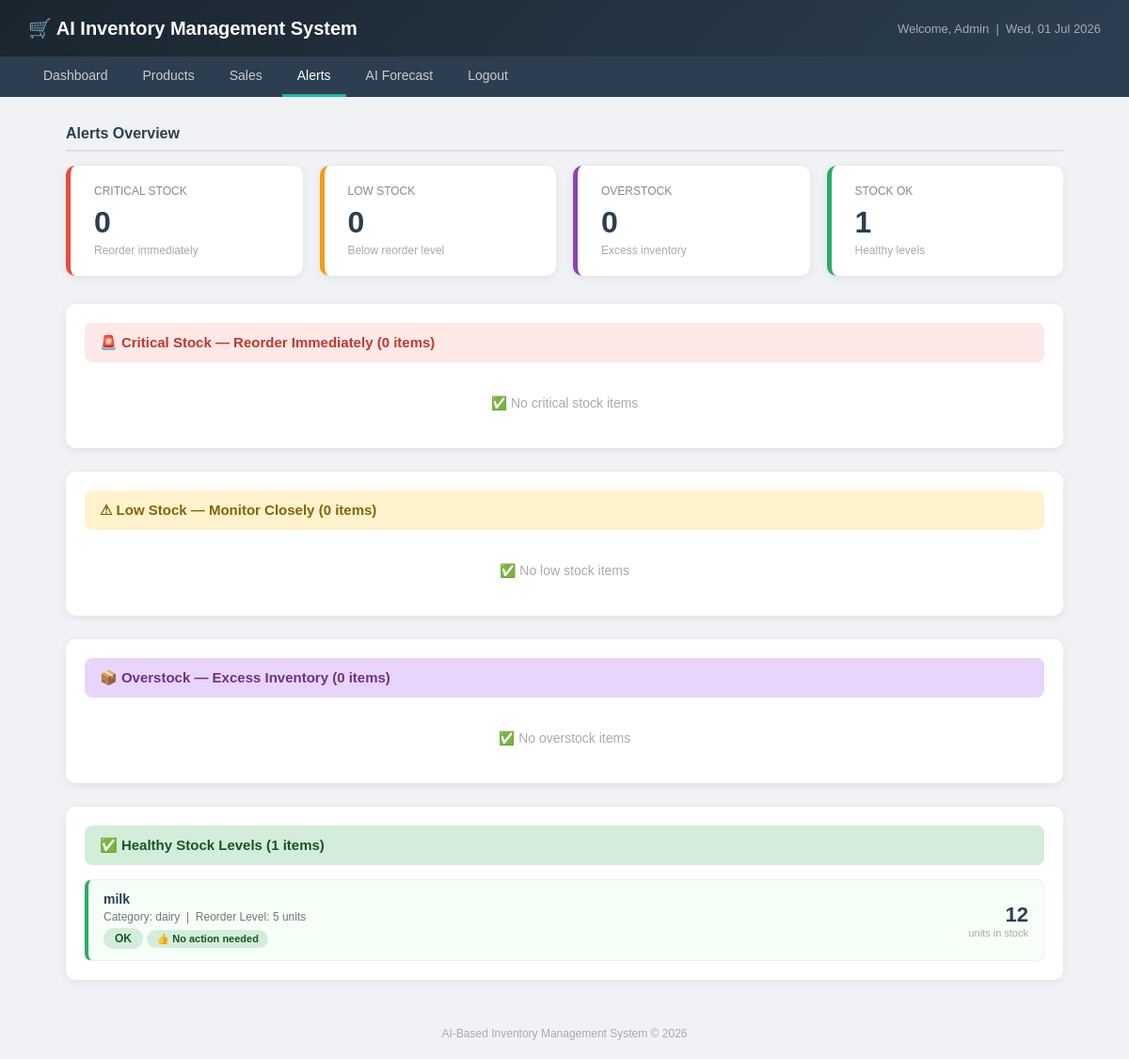
The app's page /alerts.php (signed in) with its own data.
### tables this page shows
CREATE TABLE `products` (
  `product_id` int(11) NOT NULL,
  `product_name` varchar(100) NOT NULL,
  `category` varchar(100) NOT NULL,
  `price` decimal(10,2) NOT NULL,
  `quantity` int(11) NOT NULL,
  `reorder_level` int(11) NOT NULL
);

### alerts.php (the view, shortened to what this page needs)
<?php
$critical = mysqli_query($conn, "SELECT * FROM products
    WHERE quantity <= (reorder_level * 0.5)
    ORDER BY quantity ASC");
$critical_count = mysqli_num_rows($critical);
$low = mysqli_query($conn, "SELECT * FROM products
    WHERE quantity > (reorder_level * 0.5)
    AND quantity <= reorder_level
    ORDER BY quantity ASC");
$low_count = mysqli_num_rows($low);
$over = mysqli_query($conn, "SELECT * FROM products
    WHERE quantity > (reorder_level * 4)
    ORDER BY quantity DESC");
$over_count = mysqli_num_rows($over);
$ok = mysqli_query($conn, "SELECT * FROM products
    WHERE quantity > reorder_level
    AND quantity <= (reorder_level * 4)
    ORDER BY product_name ASC");
$ok_count = mysqli_num_rows($ok);
?>
<!DOCTYPE html>
<html lang="en">
<head>
</head>
<body>
<div class="header">
    <h1>&#x1F6D2; AI Inventory Management System</h1>
    <span>Welcome, <?php echo $_SESSION['name']; ?> &nbsp;|&nbsp; <?php echo date('D, d M Y'); ?></span>
</div>
<div class="nav">
    <a href="dashboard.php">Dashboard</a>
    <a href="products.php">Products</a>
    <a href="sales.php">Sales</a>
    <a href="alerts.php" class="active">Alerts</a>
    <a href="ai.php">AI Forecast</a>
    <a href="logout.php">Logout</a>
</div>
<div class="container">
    <div class="section-title">Alerts Overview</div>
    <div class="cards">
        <div class="card red">
            <div class="label">Critical Stock</div>
            <div class="value"><?php echo $critical_count; ?></div>
            <div class="sub">Reorder immediately</div>
        </div>
        <div class="card orange">
            <div class="label">Low Stock</div>
            <div class="value"><?php echo $low_count; ?></div>
            <div class="sub">Below reorder level</div>
        </div>
        <div class="card purple">
            <div class="label">Overstock</div>
            <div class="value"><?php echo $over_count; ?></div>
            <div class="sub">Excess inventory</div>
        </div>
        <div class="card green">
            <div class="label">Stock OK</div>
            <div class="value"><?php echo $ok_count; ?></div>
            <div class="sub">Healthy levels</div>
        </div>
    </div>
    <div class="alert-section">
        <div class="alert-section-header header-critical">
            &#x1F6A8; Critical Stock — Reorder Immediately (<?php echo $critical_count; ?> items)
        </div>
        <?php if ($critical_count == 0): ?>
            <div class="empty-state">&#x2705; No critical stock items</div>
        <?php endif; ?>
    </div>
    <div class="alert-section">
        <div class="alert-section-header header-low">
            &#x26A0; Low Stock — Monitor Closely (<?php echo $low_count; ?> items)
        </div>
        <?php if ($low_count == 0): ?>
            <div class="empty-state">&#x2705; No low stock items</div>
        <?php endif; ?>
    </div>
    <div class="alert-section">
        <div class="alert-section-header header-over">
            &#x1F4E6; Overstock — Excess Inventory (<?php echo $over_count; ?> items)
        </div>
        <?php if ($over_count == 0): ?>
            <div class="empty-state">&#x2705; No overstock items</div>
        <?php endif; ?>
    </div>
    <div class="alert-section">
        <div class="alert-section-header header-ok">
            &#x2705; Healthy Stock Levels (<?php echo $ok_count; ?> items)
        </div>
        <?php if ($ok_count == 0): ?>
            <div class="empty-state">No items at healthy stock levels</div>
        <?php else: ?>
            <?php while($row = mysqli_fetch_assoc($ok)): ?>
            <div class="alert-item ok">
                <div class="alert-info">
                    <h3><?php echo $row['product_name']; ?></h3>
                    <p>Category: <?php echo $row['category']; ?> &nbsp;|&nbsp; Reorder Level: <?php echo $row['reorder_level']; ?> units</p>
                    <span class="badge ok">OK</span>
                    <span class="action-tag good">&#x1F44D; No action needed</span>
                </div>
                <div class="alert-right">
                    <div class="qty"><?php echo $row['quantity']; ?></div>
                    <div class="qty-label">units in stock</div>
                </div>
            </div>
            <?php endwhile; ?>
        <?php endif; ?>
    </div>
</div>
<div class="footer">AI-Based Inventory Management System &copy; <?php echo date('Y'); ?></div>
</body>
</html>

### alerts.php (style rules this page uses)
* { margin:0; padding:0; box-sizing:border-box; }
body { font-family: Arial, sans-serif; background: #f0f2f5; color: #333; }
.header { background: linear-gradient(135deg, #1a252f, #2c3e50); color: white; padding: 18px 30px; display: flex; align-items: center; justify-content: space-between; }
.header h1 { font-size: 20px; }
.header span { font-size: 13px; color: #aab; }
.nav { background: #2c3e50; padding: 0 30px; display: flex; gap: 5px; }
.nav a { color: #ccc; text-decoration: none; padding: 12px 16px; font-size: 14px; display: inline-block; border-bottom: 3px solid transparent; }
.nav a:hover, .nav a.active { color: white; border-bottom: 3px solid #1abc9c; }
.container { max-width: 1100px; margin: 30px auto; padding: 0 20px; }
.section-title { font-size: 16px; font-weight: bold; color: #2c3e50; margin-bottom: 15px; margin-top: 30px; padding-bottom: 8px; border-bottom: 2px solid #e0e0e0; }
.cards { display: flex; gap: 18px; flex-wrap: wrap; margin-bottom: 30px; }
.card { background: white; border-radius: 10px; padding: 20px 25px; flex: 1; min-width: 180px; box-shadow: 0 2px 8px rgba(0,0,0,0.08); border-left: 5px solid #ccc; }
.card.red { border-left-color: #e74c3c; }
.card.orange { border-left-color: #f39c12; }
.card.purple { border-left-color: #8e44ad; }
.card.green { border-left-color: #27ae60; }
.card .label { font-size: 12px; color: #888; text-transform: uppercase; margin-bottom: 8px; }
.card .value { font-size: 32px; font-weight: bold; color: #2c3e50; }
.card .sub { font-size: 12px; color: #aaa; margin-top: 4px; }
.alert-section { background: white; border-radius: 10px; padding: 20px; box-shadow: 0 2px 8px rgba(0,0,0,0.08); margin-bottom: 25px; }
.alert-section-header { display: flex; align-items: center; gap: 10px; padding: 12px 16px; border-radius: 8px; margin-bottom: 15px; font-weight: bold; font-size: 15px; }
.header-critical { background: #fde8e8; color: #c0392b; }
.header-low { background: #fef3cd; color: #856404; }
.header-over { background: #e8d5fb; color: #6c3483; }
.header-ok { background: #d4edda; color: #155724; }
.alert-item { display: flex; align-items: center; justify-content: space-between; padding: 12px 16px; border-radius: 8px; margin-bottom: 10px; border: 1px solid #f0f0f0; flex-wrap: wrap; gap: 10px; }
.alert-item:last-child { margin-bottom: 0; }
.alert-item.ok { border-left: 4px solid #27ae60; background: #f5fff8; }
.alert-info h3 { font-size: 14px; color: #2c3e50; margin-bottom: 4px; }
.alert-info p { font-size: 12px; color: #777; }
.alert-right { text-align: right; }
.alert-right .qty { font-size: 22px; font-weight: bold; color: #2c3e50; }
.alert-right .qty-label { font-size: 11px; color: #aaa; }
.badge { padding: 4px 12px; border-radius: 20px; font-size: 12px; font-weight: bold; display: inline-block; margin-top: 5px; }
.badge.ok { background: #d4edda; color: #155724; }
.action-tag { font-size: 11px; padding: 3px 10px; border-radius: 20px; display: inline-block; margin-top: 6px; font-weight: bold; }
.action-tag.good { background: #d4edda; color: #155724; }
.empty-state { text-align: center; padding: 20px; color: #aaa; font-size: 14px; }
.footer { text-align: center; padding: 20px; font-size: 12px; color: #aaa; margin-top: 20px; }

### records on screen
products: product_name "milk", category "dairy", reorder_level "5", quantity "12"

### other values on screen
$_SESSION['name'] "Admin"
$critical_count "0"
$low_count "0"
$over_count "0"
$ok_count "1"
